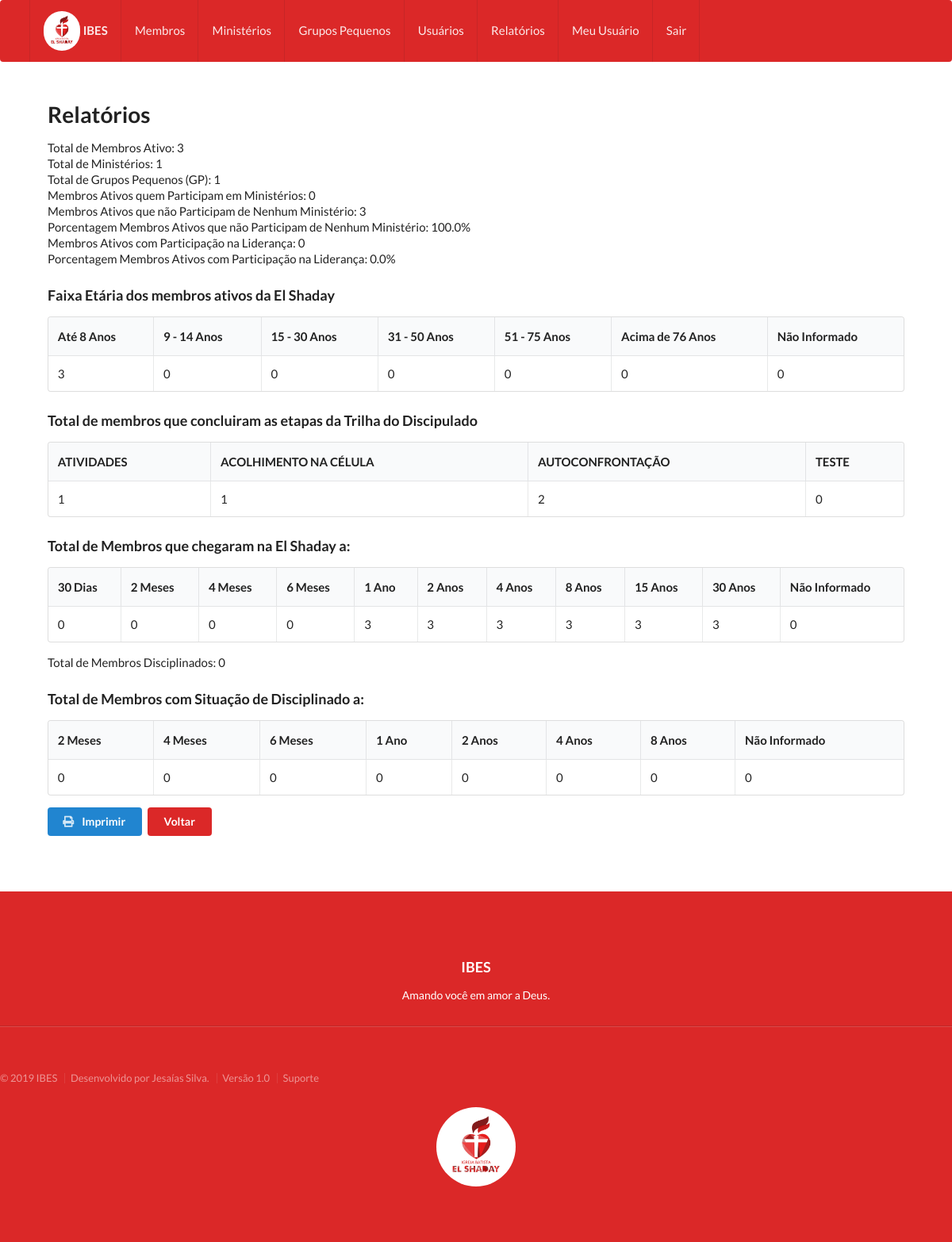
/relatorios/relatorios/ (signed in), run on the app's committed database.
### secretariaapp/models.py (models this page shows, shortened)
class Trilha_Discipulado(models.Model):
    trilha_discipulado = models.CharField(max_length=100,unique=True)
    descricao = models.TextField(blank=True)

### secretariaapp/views.py (the view)
# urls.py: url(r'^relatorios/(?P<imprimir>[relatorios,imprimir]+)/$',login_required(relatorios),name='relatorios'),
def relatorios(request, imprimir):
    if not request.user.perfil.gerenciar_Relatorios:
        return redirect('/sempermissao')
    if imprimir == 'imprimir':
        isImprimir = True
    elif imprimir == 'relatorios':
        isImprimir = False
    else:
        return redirect('/')
    forcar_nao_repetir_obreiro_ministerio()
    forcar_nao_repetir_lider_ministerio()
    forcar_nao_repetir_lider_GP()
    membros_ativo = Membro.objects.filter(situacao__situacao = 'ATIVO' ).count()
    membros_disciplinado = Membro.objects.filter(situacao__situacao = 'DISCIPLINADO' ).count()
    grupos_pequenos = Grupo_Pequeno.objects.all().count()
    ministerios = Ministerio.objects.all().count()
    trilha_discipulado = Trilha_Discipulado.objects.all()
    membro = Membro.objects.filter(situacao__situacao = 'ATIVO' )
    trilha = []
    for td in trilha_discipulado:
        cont = 0
        for mb in membro:
            for item in mb.trilha_discipulado.all():
                if item == td:
                    cont = cont +1
        trilha.append({
        "nome": td.trilha_discipulado,
        "quantidade":cont
        })
    membros_chegada_1mes = Membro.objects.filter(situacao__situacao = 'ATIVO', data_chegada_na_elshaday__gt = (datetime.now() - timedelta(days=30)) ).count()
    membros_chegada_2mes = Membro.objects.filter(situacao__situacao = 'ATIVO', data_chegada_na_elshaday__gt = (datetime.now() - timedelta(days=60)) ).count()
    membros_chegada_4mes = Membro.objects.filter(situacao__situacao = 'ATIVO', data_chegada_na_elshaday__gt = (datetime.now() - timedelta(days=120)) ).count()
    membros_chegada_6mes = Membro.objects.filter(situacao__situacao = 'ATIVO', data_chegada_na_elshaday__gt = (datetime.now() - timedelta(days=180)) ).count()
    membros_chegada_1ano = Membro.objects.filter(situacao__situacao = 'ATIVO', data_chegada_na_elshaday__gt = (datetime.now() - timedelta(days=365)) ).count()
    membros_chegada_2ano = Membro.objects.filter(situacao__situacao = 'ATIVO', data_chegada_na_elshaday__gt = (datetime.now() - timedelta(days=730)) ).count()
    membros_chegada_4ano = Membro.objects.filter(situacao__situacao = 'ATIVO', data_chegada_na_elshaday__gt = (datetime.now() - timedelta(days=1460)) ).count()
    membros_chegada_8ano = Membro.objects.filter(situacao__situacao = 'ATIVO', data_chegada_na_elshaday__gt = (datetime.now() - timedelta(days=2920)) ).count()
    membros_chegada_15ano = Membro.objects.filter(situacao__situacao = 'ATIVO', data_chegada_na_elshaday__gt = (datetime.now() - timedelta(days=5475)) ).count()
    membros_chegada_30ano = Membro.objects.filter(situacao__situacao = 'ATIVO', data_chegada_na_elshaday__gt = (datetime.now() - timedelta(days=10950)) ).count()
    membros_chegada_nao_informada = Membro.objects.filter(situacao__situacao = 'ATIVO', data_chegada_na_elshaday = None ).count()
    membros_disciplinado_2mes = Membro.objects.filter(situacao__situacao = 'DISCIPLINADO', data_situacao__gt = (datetime.now() - timedelta(days=60)) ).count()
    membros_disciplinado_4mes = Membro.objects.filter(situacao__situacao = 'DISCIPLINADO', data_situacao__gt = (datetime.now() - timedelta(days=120)) ).count()
    membros_disciplinado_6mes = Membro.objects.filter(situacao__situacao = 'DISCIPLINADO', data_situacao__gt = (datetime.now() - timedelta(days=180)) ).count
    membros_disciplinado_1ano = Membro.objects.filter(situacao__situacao = 'DISCIPLINADO', data_situacao__gt = (datetime.now() - timedelta(days=365)) ).count()
    membros_disciplinado_2ano = Membro.objects.filter(situacao__situacao = 'DISCIPLINADO', data_situacao__gt = (datetime.now() - timedelta(days=730)) ).count()
    membros_disciplinado_4ano = Membro.objects.filter(situacao__situacao = 'DISCIPLINADO', data_situacao__gt = (datetime.now() - timedelta(days=1460)) ).count()
    membros_disciplinado_8ano = Membro.objects.filter(situacao__situacao = 'DISCIPLINADO', data_situacao__gt = (datetime.now() - timedelta(days=2920)) ).count()
    membros_disciplinado_nao_informada = Membro.objects.filter(situacao__situacao = 'DISCIPLINADO', data_situacao = None ).count()
    membros_ativo_8idade = Membro.objects.filter(situacao__situacao = 'ATIVO', data_nascimento__gt = (datetime.now() - timedelta(days=3287)) ).count()
    membros_ativo_14idade = Membro.objects.filter(situacao__situacao = 'ATIVO', data_nascimento__gt = (datetime.now() - timedelta(days=5478)), data_nascimento__lte = (datetime.now() - timedelta(days=3287)) ).count()
    membros_ativo_30idade = Membro.objects.filter(situacao__situacao = 'ATIVO', data_nascimento__gt = (datetime.now() - timedelta(days=11322)), data_nascimento__lte = (datetime.now() - timedelta(days=5478)) ).count()
    membros_ativo_50idade = Membro.objects.filter(situacao__situacao = 'ATIVO', data_nascimento__gt = (datetime.now() - timedelta(days=18627)), data_nascimento__lte = (datetime.now() - timedelta(days=11322)) ).count()
    membros_ativo_75idade = Membro.objects.filter(situacao__situacao = 'ATIVO', data_nascimento__gt = (datetime.now() - timedelta(days=27758)), data_nascimento__lte = (datetime.now() - timedelta(days=18627)) ).count()
    membros_ativo_110idade = Membro.objects.filter(situacao__situacao = 'ATIVO', data_nascimento__lte = (datetime.now() - timedelta(days=27758)) ).count()
    membros_ativo_idade_nao_informada = Membro.objects.filter(situacao__situacao = 'ATIVO', data_nascimento = None ).count()
    membros_ativo_participacao_ministerio = 0
    for aux1 in Membro.objects.filter(situacao__situacao = 'ATIVO' ):
        for aux2 in Obreiro_Ministerio.objects.filter(obreiro__situacao__situacao = 'ATIVO' ):
            if aux1.pk == aux2.obreiro.pk :
                membros_ativo_participacao_ministerio = membros_ativo_participacao_ministerio + 1
                break
    membros_ativo_sem_participacao_ministerio = membros_ativo - membros_ativo_participacao_ministerio
    try:
        porcentagem_membros_ativo_sem_participacao_ministerio = 100 / membros_ativo * membros_ativo_sem_participacao_ministerio
    except Exception as e:
        porcentagem_membros_ativo_sem_participacao_ministerio = 0
    membros_ativo_participacao_lideranca = 0
    for aux1 in Membro.objects.filter(situacao__situacao = 'ATIVO' ):
        quebrar_laco = False
        for aux2 in Lider_Ministerio.objects.filter(nome_lider__situacao__situacao = 'ATIVO' ):
            if aux1.pk == aux2.nome_lider.pk :
                membros_ativo_participacao_lideranca = membros_ativo_participacao_lideranca + 1
                quebrar_laco = True
                break
        for aux3 in Lider_Grupo_Pequeno.objects.filter(lider__situacao__situacao = 'ATIVO' ):
            if quebrar_laco:
                break
            if aux1.pk == aux3.lider.pk :
                membros_ativo_participacao_lideranca = membros_ativo_participacao_lideranca + 1
                break
    try:
        porcentagem_membros_ativo_participacao_lideranca = 100 / membros_ativo * membros_ativo_participacao_lideranca
    except Exception as e:
        porcentagem_membros_ativo_participacao_lideranca = 0
    dados = {
    'isImprimir' : isImprimir,
    'membros_ativo':membros_ativo,
    'membros_disciplinado':membros_disciplinado,
    'grupos_pequenos': grupos_pequenos,
    'ministerios': ministerios,
    'membros_chegada_1mes':membros_chegada_1mes,
    'membros_chegada_2mes':membros_chegada_2mes,
    'membros_chegada_4mes':membros_chegada_4mes,
    'membros_chegada_6mes':membros_chegada_6mes,
    'membros_chegada_1ano':membros_chegada_1ano,
    'membros_chegada_2ano':membros_chegada_2ano,
    'membros_chegada_4ano':membros_chegada_4ano,
    'membros_chegada_8ano':membros_chegada_8ano,
    'membros_chegada_15ano':membros_chegada_15ano,
    'membros_chegada_30ano':membros_chegada_30ano,
    'membros_chegada_nao_informada':membros_chegada_nao_informada,
    'membros_disciplinado_2mes':membros_disciplinado_2mes,
    'membros_disciplinado_4mes':membros_disciplinado_4mes,
    'membros_disciplinado_6mes':membros_disciplinado_6mes,
    'membros_disciplinado_1ano':membros_disciplinado_1ano,
    'membros_disciplinado_2ano':membros_disciplinado_2ano,
    'membros_disciplinado_4ano':membros_disciplinado_4ano,
    'membros_disciplinado_8ano':membros_disciplinado_8ano,
    'membros_disciplinado_nao_informada':membros_disciplinado_nao_informada,
    'membros_ativo_8idade':membros_ativo_8idade,
    'membros_ativo_14idade':membros_ativo_14idade,
    'membros_ativo_30idade':membros_ativo_30idade,
    'membros_ativo_50idade':membros_ativo_50idade,
    'membros_ativo_75idade':membros_ativo_75idade,
    'membros_ativo_110idade':membros_ativo_110idade,
    'membros_ativo_idade_nao_informada':membros_ativo_idade_nao_informada,
    'membros_ativo_participacao_ministerio':membros_ativo_participacao_ministerio,
    'membros_ativo_sem_participacao_ministerio': membros_ativo_sem_participacao_ministerio,
    'porcentagem_membros_ativo_sem_participacao_ministerio' : porcentagem_membros_ativo_sem_participacao_ministerio,
    'membros_ativo_participacao_lideranca':membros_ativo_participacao_lideranca,
    'porcentagem_membros_ativo_participacao_lideranca':porcentagem_membros_ativo_participacao_lideranca
    }
    return render(request,'relatorios.html',{'dados':dados,'trilha':trilha})

### secretariaapp/views.py (called while the page is built, shortened)
def forcar_nao_repetir_obreiro_ministerio():
    cont = 1
    while cont < 2:
        obreiro_Ministerio1 = Obreiro_Ministerio.objects.all()
        obreiro_Ministerio2 = Obreiro_Ministerio.objects.all()
        cont = cont + 1

def forcar_nao_repetir_lider_ministerio():
    cont = 1
    while cont < 2:
        lider_Ministerio1 = Lider_Ministerio.objects.all()
        lider_Ministerio2 = Lider_Ministerio.objects.all()
        cont = cont + 1

def forcar_nao_repetir_lider_GP():
    cont = 1
    while cont < 2:
        lider_grupo_pequeno1 = Lider_Grupo_Pequeno.objects.all()
        lider_grupo_pequeno2 = Lider_Grupo_Pequeno.objects.all()
        cont = cont + 1

### secretariaapp/templates/relatorios.html (shortened to what this page needs)
{% if dados.isImprimir %}
{% load staticfiles %}
{% else%}
{% include 'cabecalho.html' %}
<div class="corpo_app">
{% endif%}
    <h1>Relatórios</h1>
    <div class="field">
      <label>Total de Membros Ativo:</label>
      {{dados.membros_ativo}}
    </div>
    <div class="field">
      <label>Total de Ministérios:</label>
      {{dados.ministerios}}
    </div>
    <div class="field">
      <label>Total de Grupos Pequenos (GP):</label>
      {{dados.grupos_pequenos}}
    </div>
    <div class="field">
      <label>Membros Ativos quem Participam em Ministérios:</label>
      {{dados.membros_ativo_participacao_ministerio}}
    </div>
    <div class="field">
      <label>Membros Ativos que não Participam de Nenhum Ministério:</label>
      {{dados.membros_ativo_sem_participacao_ministerio}}
    </div>
    <div class="field">
      <label>Porcentagem Membros Ativos que não Participam de Nenhum Ministério:</label>
      {{dados.porcentagem_membros_ativo_sem_participacao_ministerio}}%
    </div>
    <div class="field">
      <label>Membros Ativos com Participação na Liderança:</label>
      {{dados.membros_ativo_participacao_lideranca}}
    </div>
    <div class="field">
      <label>Porcentagem Membros Ativos com Participação na Liderança:</label>
      {{dados.porcentagem_membros_ativo_participacao_lideranca}}%
    </div>
      <h3>Faixa Etária dos membros ativos da El Shaday</h3>
      <table class="ui celled table" >
        <thead>
          <tr>
            <th>Até 8 Anos</th>
            <th>9 - 14 Anos</th>
            <th>15 - 30 Anos</th>
            <th>31 - 50 Anos</th>
            <th>51 - 75 Anos</th>
            <th>Acima de 76 Anos</th>
            <th>Não Informado</th>
          </tr>
        </thead>
        <tbody>
            <tr>
              <td>{{dados.membros_ativo_8idade}}</td>
              <td>{{dados.membros_ativo_14idade}}</td>
              <td>{{dados.membros_ativo_30idade}}</td>
              <td>{{dados.membros_ativo_50idade}}</td>
              <td>{{dados.membros_ativo_75idade}}</td>
              <td>{{dados.membros_ativo_110idade}}</td>
              <td>{{dados.membros_ativo_idade_nao_informada}}</td>
            </tr>
        </tbody>
      </table>
      <h3>Total de membros que concluiram as etapas da Trilha do Discipulado</h3>
      <table class="ui celled table" >
        <thead>
          <tr>
            {% for trilha in trilha  %}
            <th>{{trilha.nome}}</th>
            {% endfor  %}
          </tr>
        </thead>
        <tbody>
            <tr>
              {% for trilha in trilha  %}
              <td>{{trilha.quantidade}}</td>
              {% endfor  %}
            </tr>
        </tbody>
      </table>
    <h3>Total de Membros que chegaram na El Shaday a:</h3>
    <table class="ui celled table" >
      <thead>
        <tr>
          <th>30 Dias</th>
          <th>2 Meses</th>
          <th>4 Meses</th>
          <th>6 Meses</th>
          <th>1 Ano</th>
          <th>2 Anos</th>
          <th>4 Anos</th>
          <th>8 Anos</th>
          <th>15 Anos</th>
          <th>30 Anos</th>
          <th>Não Informado</th>
        </tr>
      </thead>
      <tbody>
          <tr>
            <td>{{dados.membros_chegada_1mes}}</td>
            <td>{{dados.membros_chegada_2mes}}</td>
            <td>{{dados.membros_chegada_4mes}}</td>
            <td>{{dados.membros_chegada_6mes}}</td>
            <td>{{dados.membros_chegada_1ano}}</td>
            <td>{{dados.membros_chegada_2ano}}</td>
            <td>{{dados.membros_chegada_4ano}}</td>
            <td>{{dados.membros_chegada_8ano}}</td>
            <td>{{dados.membros_chegada_15ano}}</td>
            <td>{{dados.membros_chegada_30ano}}</td>
            <td>{{dados.membros_chegada_nao_informada}}</td>
          </tr>
      </tbody>
    </table>
    <div class="field">
      <label>Total de Membros Disciplinados:</label>
      {{dados.membros_disciplinado}}
    </div>
    <h3>Total de Membros com Situação de Disciplinado a: </h3>
    <table class="ui celled table" >
      <thead>
        <tr>
          <th>2 Meses</th>
          <th>4 Meses</th>
          <th>6 Meses</th>
          <th>1 Ano</th>
          <th>2 Anos</th>
          <th>4 Anos</th>
          <th>8 Anos</th>
          <th>Não Informado</th>
        </tr>
      </thead>
      <tbody>
          <tr>
            <td>{{dados.membros_disciplinado_2mes}}</td>
            <td>{{dados.membros_disciplinado_4mes}}</td>
            <td>{{dados.membros_disciplinado_6mes}}</td>
            <td>{{dados.membros_disciplinado_1ano}}</td>
            <td>{{dados.membros_disciplinado_2ano}}</td>
            <td>{{dados.membros_disciplinado_4ano}}</td>
            <td>{{dados.membros_disciplinado_8ano}}</td>
            <td>{{dados.membros_disciplinado_nao_informada}}</td>
          </tr>
      </tbody>
    </table>
{% if not dados.isImprimir %}
<a href="{% url 'secretariaapp:relatorios' "imprimir" %}" class="ui button blue" target="_blank'" >  <i class="print icon"></i> Imprimir</a>
<a href="javascript:window.history.go(-1)" class="ui negative button" >Voltar</a>
</div>
{% include 'rodape.html' %}
{% endif%}

### secretariaapp/templates/css.html (style rules this page uses)
.corpo_app { margin-top: 4%; margin-left: 5%; margin-bottom: 5%; margin-right: 5%; font-size: 15px; text-align: justify; }

### data on the page
Trilha_Discipulado: nome "ATIVIDADES"
Trilha_Discipulado: nome "ACOLHIMENTO NA CÉLULA"
Trilha_Discipulado: nome "AUTOCONFRONTAÇÃO"
Trilha_Discipulado: nome "TESTE"

### other printed values
{{ dados.membros_ativo }} "3"
{{ dados.ministerios }} "1"
{{ dados.grupos_pequenos }} "1"
{{ dados.membros_ativo_participacao_ministerio }} "0"
{{ dados.membros_ativo_sem_participacao_ministerio }} "3"
{{ dados.porcentagem_membros_ativo_sem_participacao_ministerio }} "100.0"
{{ dados.membros_ativo_participacao_lideranca }} "0"
{{ dados.porcentagem_membros_ativo_participacao_lideranca }} "0.0"
{{ dados.membros_ativo_8idade }} "3"
{{ dados.membros_ativo_14idade }} "0"
{{ dados.membros_ativo_30idade }} "0"
{{ dados.membros_ativo_50idade }} "0"
{{ dados.membros_ativo_75idade }} "0"
{{ dados.membros_ativo_110idade }} "0"
{{ dados.membros_ativo_idade_nao_informada }} "0"
